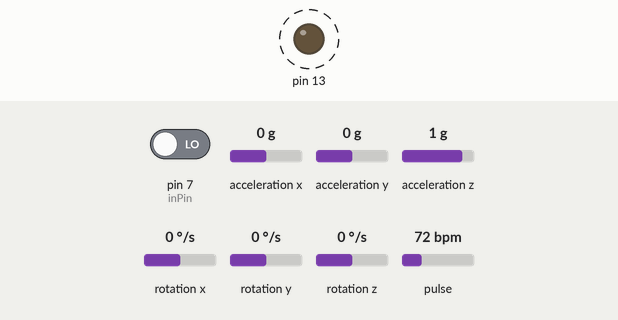
This sketch was run on a simulated Arduino Uno, built with avr-gcc and run on an emulated ATmega328P. Parts: output pins drawn as LEDs (lit = HIGH). Wiring (inferred from the names in the program): MPU-6050 motion sensor at I2C address 0x68. Dashed ring = blinking. The test bench sets the inputs (shaded band); at power-on: pulse 72 bpm, acceleration x 0 g, pin 7 (inPin) LOW, acceleration y 0 g, acceleration z 1 g, rotation x 0 °/s, rotation y 0 °/s, rotation z 0 °/s. Pins used as bus, display or sensor lines are not drawn; what the sketch prints to the serial monitor is not drawn.

Above: at 1.2 s.
1.3 s: pulse set to 130 bpm
7.3 s: acceleration x set to -1.4 g
Timing chart, 0 to 14.3 s (numbered marks = the images above; inputs shaded):
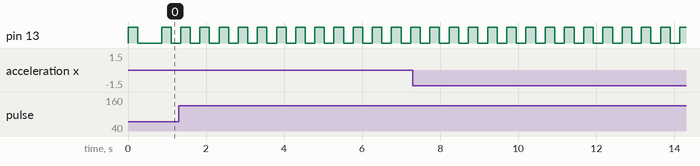

The sketch:

master.ino
```cpp
#define USE_ARDUINO_INTERRUPTS true    // Set-up low-level interrupts for most acurate BPM math.
#include <PulseSensorPlayground.h>     // Includes the PulseSensorPlayground Library.
#include <Wire.h>
#include <SoftwareSerial.h>
SoftwareSerial BTSerial(10, 11); // RX | TX
//  Variables
const int PulseWire = 0;       // PulseSensor PURPLE WIRE connected to ANALOG PIN 0
const int LED13 = 13;          // The on-board Arduino LED, close to PIN 13.
int Threshold = 550;           // Determine which Signal to "count as a beat" and which to ignore.
                               // Use the "Gettting Started Project" to fine-tune Threshold Value beyond default setting.
                               // Otherwise leave the default "550" value.
SoftwareSerial mySerial(9, 10);
const int MPU_addr=0x68;  // I2C address of the MPU-6050
int16_t AcX,AcY,AcZ,Tmp,GyX,GyY,GyZ;
float ax=0, ay=0, az=0, gx=0, gy=0, gz=0;

PulseSensorPlayground pulseSensor;  // Creates an instance of the PulseSensorPlayground object called "pulseSensor"
boolean fall = false; //stores if a fall has occurred
boolean trigger1=false; //stores if first trigger (lower threshold) has occurred
boolean trigger2=false; //stores if second trigger (upper threshold) has occurred
boolean trigger3=false; //stores if third trigger (orientation change) has occurred

byte trigger1count=0; //stores the counts past since trigger 1 was set true
byte trigger2count=0; //stores the counts past since trigger 2 was set true
byte trigger3count=0; //stores the counts past since trigger 3 was set true
int angleChange=0;

int inPin = 7;
int val = 0;

void setup() {
  BTSerial.begin(57600); // HC-05 default speed in AT command more
  Serial.begin(9600);          // For Serial Monitor

  // Configure the PulseSensor object, by assigning our variables to it.
  pulseSensor.analogInput(PulseWire);
  pulseSensor.blinkOnPulse(LED13);       //auto-magically blink Arduino's LED with heartbeat.
  pulseSensor.setThreshold(Threshold);

  // Double-check the "pulseSensor" object was created and "began" seeing a signal.
   if (pulseSensor.begin()) {
    Serial.println("We created a pulseSensor Object !");  //This prints one time at Arduino power-up,  or on Arduino reset.
  }
  Wire.begin();
 Wire.beginTransmission(MPU_addr);
 Wire.write(0x6B);  // PWR_MGMT_1 register
 Wire.write(0);     // set to zero (wakes up the MPU-6050)
 Wire.endTransmission(true);
 pinMode(11, OUTPUT);
 digitalWrite(11, HIGH);
 pinMode(inPin, INPUT);
}


void loop() {


  val = digitalRead(inPin);  // read input value
  if (val == HIGH) {         // check if the input is HIGH (button released)
    Serial.print(" push button");

  }


 int myBPM = pulseSensor.getBeatsPerMinute();  // Calls function on our pulseSensor object that returns BPM as an "int".
                                               // "myBPM" hold this BPM value now.

if (pulseSensor.sawStartOfBeat()) {            // Constantly test to see if "a beat happened".
 Serial.println("♥  A HeartBeat Happened ! "); // If test is "true", print a message "a heartbeat happened".
 Serial.print("BPM: ");                        // Print phrase "BPM: "
 Serial.println(myBPM);                        // Print the value inside of myBPM.
 //BTSerial.write(myBPM);
}

  delay(20);                    // considered best practice in a simple sketch.

 mpu_read();
 //2050, 77, 1947 are values for calibration of accelerometer
 // values may be different for you
 ax = (AcX-2050)/16384.00;
 ay = (AcY-77)/16384.00;
 az = (AcZ-1947)/16384.00;

 //270, 351, 136 for gyroscope
 gx = (GyX+270)/131.07;
 gy = (GyY-351)/131.07;
 gz = (GyZ+136)/131.07;

 // calculating Amplitute vactor for 3 axis
 float Raw_AM = pow(pow(ax,2)+pow(ay,2)+pow(az,2),0.5);
 int AM = Raw_AM * 10;  // as values are within 0 to 1, I multiplied
                        // it by for using if else conditions

 Serial.println(AM);
 //Serial.println(PM);
 //delay(500);

 if (trigger3==true){
    trigger3count++;
    //Serial.println("trigger3count:"+trigger3count);
    if (trigger3count>=10){
       angleChange = pow(pow(gx,2)+pow(gy,2)+pow(gz,2),0.5);
       //delay(10);
       Serial.println(angleChange);
       if ((angleChange>=0) && (angleChange<=5)){ //if orientation changes remains between 0-10 degrees
           fall=true; trigger3=false; trigger3count=0;
           Serial.println(angleChange);
             }
       else{ //user regained normal orientation
          trigger3=false; trigger3count=0;
          Serial.println("TRIGGER 3 DEACTIVATED");
       }
     }
  }
 if (fall==true){ //in event of a fall detection
  Serial.println("FALL DETECTED");
  BTSerial.write('A');

   delay(20);


   fall=false;
  // exit(1);
   }
 if (trigger2count>=6){ //allow 0.5s for orientation change
   trigger2=false; trigger2count=0;
   Serial.println("TRIGGER 2 DECACTIVATED");
   }
 if (trigger1count>=6){ //allow 0.5s for AM to break upper threshold
   trigger1=false; trigger1count=0;
   Serial.println("TRIGGER 1 DECACTIVATED");
   //BTSerial.write('B');
   }
 if (trigger2==true){
   trigger2count++;
   //angleChange=acos(((double)x*(double)bx+(double)y*(double)by+(double)z*(double)bz)/(double)AM/(double)BM);
   angleChange = pow(pow(gx,2)+pow(gy,2)+pow(gz,2),0.5);Serial.println(angleChange);
   if (angleChange>=27 && angleChange<=400){ //if orientation changes by between 80-100 degrees
     trigger3=true; trigger2=false; trigger2count=0;
     Serial.println(angleChange);
     Serial.println("TRIGGER 3 ACTIVATED");
       }
   }
 if (trigger1==true){
   trigger1count++;
   if (AM>=9){ //if AM breaks upper threshold (3g)
     trigger2=true;
     Serial.println("TRIGGER 2 ACTIVATED");
     trigger1=false; trigger1count=0;
     }
   }
 if (AM<=7 && trigger2==false || AM>=15 && trigger2==false ){ //if AM breaks lower threshold (0.4g)
   trigger1=true;
   //BTSerial.write('A');
   Serial.println("TRIGGER 1 ACTIVATED");
   }
//It appears that delay is needed in order not to clog the port
 delay(100);

}

void mpu_read(){
 Wire.beginTransmission(MPU_addr);
 Wire.write(0x3B);  // starting with register 0x3B (ACCEL_XOUT_H)
 Wire.endTransmission(false);
 Wire.requestFrom(MPU_addr,14,true);  // request a total of 14 registers
 AcX=Wire.read()<<8|Wire.read();  // 0x3B (ACCEL_XOUT_H) & 0x3C (ACCEL_XOUT_L)
 AcY=Wire.read()<<8|Wire.read();  // 0x3D (ACCEL_YOUT_H) & 0x3E (ACCEL_YOUT_L)
 AcZ=Wire.read()<<8|Wire.read();  // 0x3F (ACCEL_ZOUT_H) & 0x40 (ACCEL_ZOUT_L)
 Tmp=Wire.read()<<8|Wire.read();  // 0x41 (TEMP_OUT_H) & 0x42 (TEMP_OUT_L)
 GyX=Wire.read()<<8|Wire.read();  // 0x43 (GYRO_XOUT_H) & 0x44 (GYRO_XOUT_L)
 GyY=Wire.read()<<8|Wire.read();  // 0x45 (GYRO_YOUT_H) & 0x46 (GYRO_YOUT_L)
 GyZ=Wire.read()<<8|Wire.read();  // 0x47 (GYRO_ZOUT_H) & 0x48 (GYRO_ZOUT_L)
 }
```

Measured:
- after the input at 1.3 s, pin 13: alternates HIGH for 0.25 s and LOW for 0.25 s, starting after 0.05 s
- by itself, pin 13: alternates HIGH for 0.25 s and LOW for 0.61 s
